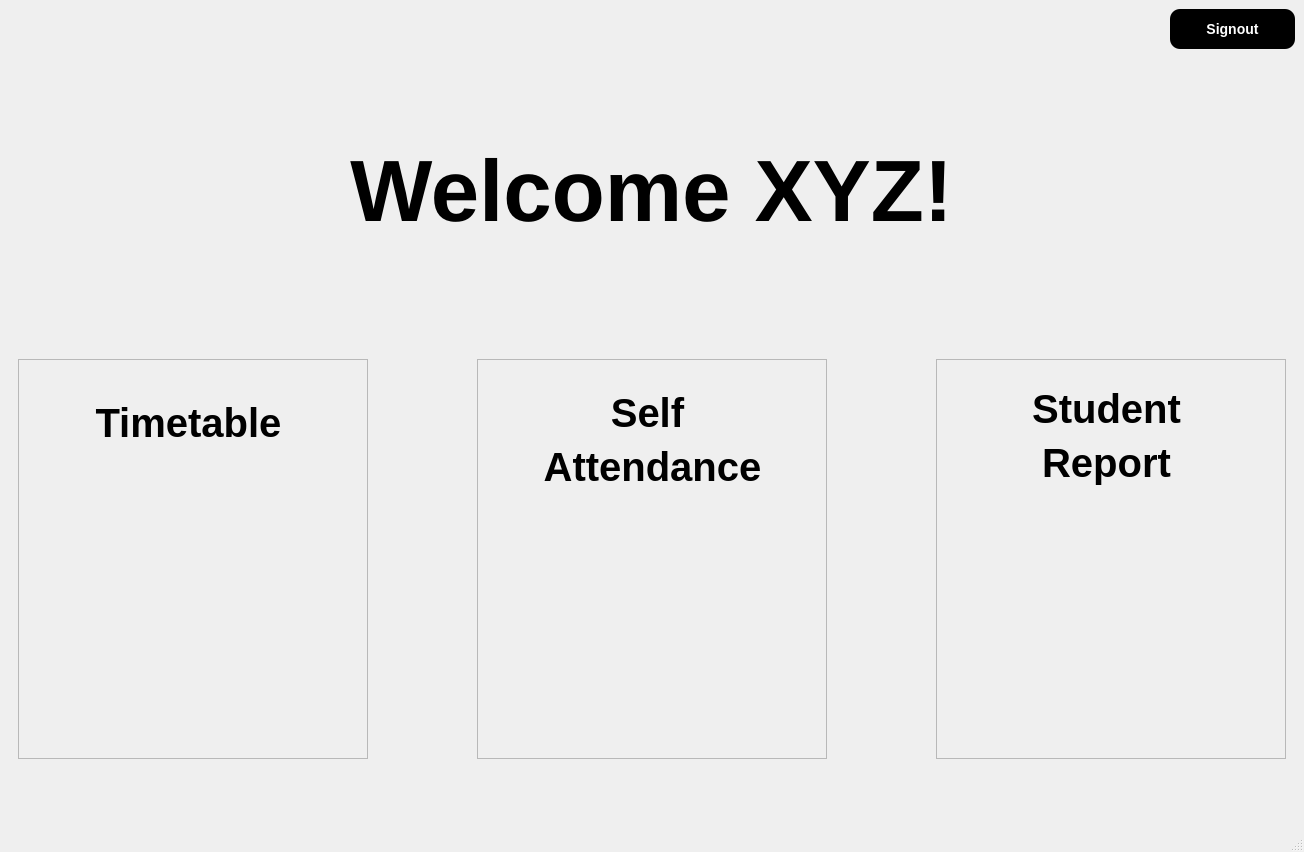
<?xml version="1.0" encoding="UTF-8"?>
<ui version="4.0">
 <class>MainWindow</class>
 <widget class="QMainWindow" name="MainWindow">
  <property name="geometry">
   <rect>
    <x>0</x>
    <y>0</y>
    <width>1304</width>
    <height>852</height>
   </rect>
  </property>
  <property name="windowTitle">
   <string>MainWindow</string>
  </property>
  <property name="styleSheet">
   <string notr="true">
QMainWindow {
    border-image: url(resources/bg1.jpg);
}

QPushButton {
    background-color: black;
    color: white;
    border-radius: 10px;
    padding: 10px;
    font-weight: bold;
	font-size: 14px;
}
QPushButton:hover {
    background-color: #c94b34;
}




</string>
  </property>
  <widget class="QWidget" name="centralwidget">
   <layout class="QVBoxLayout" name="verticalLayout">
    <item alignment="Qt::AlignRight|Qt::AlignTop">
     <widget class="QPushButton" name="signout_button">
      <property name="minimumSize">
       <size>
        <width>125</width>
        <height>40</height>
       </size>
      </property>
      <property name="maximumSize">
       <size>
        <width>1000</width>
        <height>1000</height>
       </size>
      </property>
      <property name="font">
       <font>
        <pointsize>-1</pointsize>
        <weight>75</weight>
        <bold>true</bold>
       </font>
      </property>
      <property name="text">
       <string>Signout</string>
      </property>
     </widget>
    </item>
    <item>
     <spacer name="verticalSpacer">
      <property name="orientation">
       <enum>Qt::Vertical</enum>
      </property>
      <property name="sizeHint" stdset="0">
       <size>
        <width>17</width>
        <height>84</height>
       </size>
      </property>
     </spacer>
    </item>
    <item>
     <layout class="QHBoxLayout" name="card_layout2">
      <item alignment="Qt::AlignHCenter">
       <widget class="QLabel" name="label_welcome">
        <property name="font">
         <font>
          <pointsize>65</pointsize>
          <weight>75</weight>
          <bold>true</bold>
         </font>
        </property>
        <property name="styleSheet">
         <string notr="true"/>
        </property>
        <property name="text">
         <string>Welcome XYZ!</string>
        </property>
        <property name="alignment">
         <set>Qt::AlignCenter</set>
        </property>
       </widget>
      </item>
     </layout>
    </item>
    <item>
     <spacer name="verticalSpacer_4">
      <property name="orientation">
       <enum>Qt::Vertical</enum>
      </property>
      <property name="sizeHint" stdset="0">
       <size>
        <width>20</width>
        <height>40</height>
       </size>
      </property>
     </spacer>
    </item>
    <item>
     <layout class="QHBoxLayout" name="card_layout">
      <property name="spacing">
       <number>100</number>
      </property>
      <item>
       <widget class="HoverCard" name="card_timetable">
        <property name="minimumSize">
         <size>
          <width>350</width>
          <height>400</height>
         </size>
        </property>
        <property name="maximumSize">
         <size>
          <width>250</width>
          <height>350</height>
         </size>
        </property>
        <property name="styleSheet">
         <string notr="true"/>
        </property>
        <property name="frameShape">
         <enum>QFrame::StyledPanel</enum>
        </property>
        <property name="frameShadow">
         <enum>QFrame::Raised</enum>
        </property>
        <widget class="QLabel" name="label">
         <property name="geometry">
          <rect>
           <x>0</x>
           <y>40</y>
           <width>341</width>
           <height>48</height>
          </rect>
         </property>
         <property name="font">
          <font>
           <pointsize>30</pointsize>
           <weight>75</weight>
           <bold>true</bold>
          </font>
         </property>
         <property name="styleSheet">
          <string notr="true">QLabel {
    background: transparent;
    color: black; /* Or black, depending on your vibe! */
}</string>
         </property>
         <property name="text">
          <string>Timetable</string>
         </property>
         <property name="alignment">
          <set>Qt::AlignCenter</set>
         </property>
        </widget>
        <widget class="QLabel" name="label_9">
         <property name="geometry">
          <rect>
           <x>90</x>
           <y>170</y>
           <width>171</width>
           <height>171</height>
          </rect>
         </property>
         <property name="text">
          <string/>
         </property>
         <property name="pixmap">
          <pixmap>resources/tt.png</pixmap>
         </property>
         <property name="scaledContents">
          <bool>true</bool>
         </property>
        </widget>
       </widget>
      </item>
      <item>
       <widget class="HoverCard" name="card_attendance">
        <property name="minimumSize">
         <size>
          <width>350</width>
          <height>400</height>
         </size>
        </property>
        <property name="maximumSize">
         <size>
          <width>250</width>
          <height>350</height>
         </size>
        </property>
        <property name="styleSheet">
         <string notr="true"/>
        </property>
        <property name="frameShape">
         <enum>QFrame::StyledPanel</enum>
        </property>
        <property name="frameShadow">
         <enum>QFrame::Raised</enum>
        </property>
        <widget class="QLabel" name="label_4">
         <property name="geometry">
          <rect>
           <x>10</x>
           <y>30</y>
           <width>321</width>
           <height>48</height>
          </rect>
         </property>
         <property name="font">
          <font>
           <pointsize>30</pointsize>
           <weight>75</weight>
           <bold>true</bold>
          </font>
         </property>
         <property name="styleSheet">
          <string notr="true">QLabel {
    background: transparent;
    color: black; /* Or black, depending on your vibe! */
}</string>
         </property>
         <property name="text">
          <string>Self</string>
         </property>
         <property name="alignment">
          <set>Qt::AlignCenter</set>
         </property>
        </widget>
        <widget class="QLabel" name="label_7">
         <property name="geometry">
          <rect>
           <x>10</x>
           <y>84</y>
           <width>331</width>
           <height>48</height>
          </rect>
         </property>
         <property name="font">
          <font>
           <pointsize>30</pointsize>
           <weight>75</weight>
           <bold>true</bold>
          </font>
         </property>
         <property name="styleSheet">
          <string notr="true">QLabel {
    background: transparent;
    color: black; /* Or black, depending on your vibe! */
}</string>
         </property>
         <property name="text">
          <string>Attendance</string>
         </property>
         <property name="alignment">
          <set>Qt::AlignCenter</set>
         </property>
        </widget>
        <widget class="QLabel" name="label_2">
         <property name="geometry">
          <rect>
           <x>100</x>
           <y>180</y>
           <width>161</width>
           <height>171</height>
          </rect>
         </property>
         <property name="text">
          <string/>
         </property>
         <property name="pixmap">
          <pixmap>resources/attendance1.png</pixmap>
         </property>
         <property name="scaledContents">
          <bool>true</bool>
         </property>
        </widget>
       </widget>
      </item>
      <item>
       <widget class="HoverCard" name="card_student">
        <property name="minimumSize">
         <size>
          <width>350</width>
          <height>400</height>
         </size>
        </property>
        <property name="maximumSize">
         <size>
          <width>250</width>
          <height>350</height>
         </size>
        </property>
        <property name="styleSheet">
         <string notr="true"/>
        </property>
        <property name="frameShape">
         <enum>QFrame::StyledPanel</enum>
        </property>
        <property name="frameShadow">
         <enum>QFrame::Raised</enum>
        </property>
        <widget class="QLabel" name="label_6">
         <property name="geometry">
          <rect>
           <x>0</x>
           <y>26</y>
           <width>341</width>
           <height>48</height>
          </rect>
         </property>
         <property name="font">
          <font>
           <pointsize>30</pointsize>
           <weight>75</weight>
           <bold>true</bold>
          </font>
         </property>
         <property name="styleSheet">
          <string notr="true">QLabel {
    background: transparent;
    color: black; /* Or black, depending on your vibe! */
}</string>
         </property>
         <property name="text">
          <string>Student</string>
         </property>
         <property name="alignment">
          <set>Qt::AlignCenter</set>
         </property>
        </widget>
        <widget class="QLabel" name="label_8">
         <property name="geometry">
          <rect>
           <x>0</x>
           <y>80</y>
           <width>341</width>
           <height>48</height>
          </rect>
         </property>
         <property name="font">
          <font>
           <pointsize>30</pointsize>
           <weight>75</weight>
           <bold>true</bold>
          </font>
         </property>
         <property name="styleSheet">
          <string notr="true">QLabel {
    background: transparent;
    color: black; /* Or black, depending on your vibe! */
}</string>
         </property>
         <property name="text">
          <string>Report</string>
         </property>
         <property name="alignment">
          <set>Qt::AlignCenter</set>
         </property>
        </widget>
        <widget class="QLabel" name="label_11">
         <property name="geometry">
          <rect>
           <x>90</x>
           <y>170</y>
           <width>181</width>
           <height>171</height>
          </rect>
         </property>
         <property name="text">
          <string/>
         </property>
         <property name="pixmap">
          <pixmap>resources/student.png</pixmap>
         </property>
         <property name="scaledContents">
          <bool>true</bool>
         </property>
        </widget>
       </widget>
      </item>
     </layout>
    </item>
    <item>
     <spacer name="verticalSpacer_2">
      <property name="orientation">
       <enum>Qt::Vertical</enum>
      </property>
      <property name="sizeHint" stdset="0">
       <size>
        <width>17</width>
        <height>85</height>
       </size>
      </property>
     </spacer>
    </item>
   </layout>
  </widget>
  <widget class="QMenuBar" name="menubar">
   <property name="geometry">
    <rect>
     <x>0</x>
     <y>0</y>
     <width>1304</width>
     <height>21</height>
    </rect>
   </property>
  </widget>
  <widget class="QStatusBar" name="statusbar"/>
 </widget>
 <customwidgets>
  <customwidget>
   <class>HoverCard</class>
   <extends>QFrame</extends>
   <header>custom_widgets</header>
   <container>1</container>
  </customwidget>
 </customwidgets>
 <resources/>
 <connections/>
</ui>
